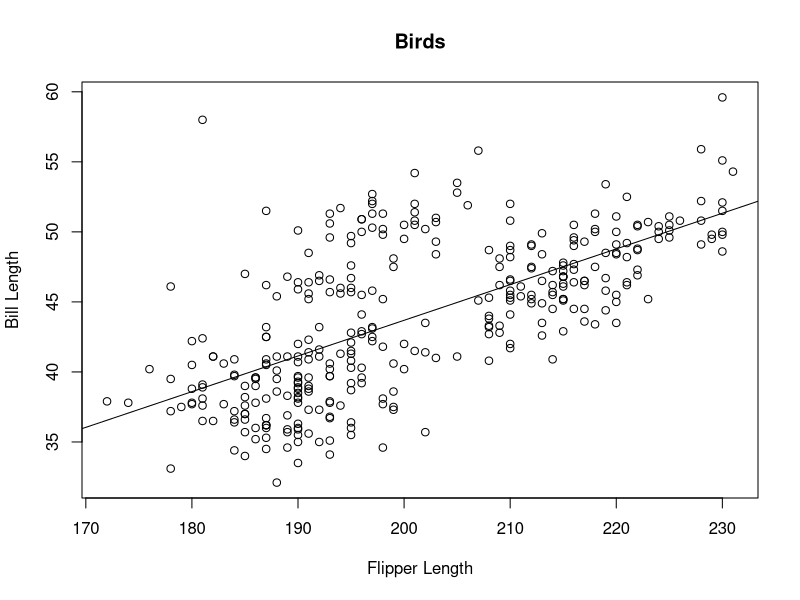

Generate this figure with R:
## ---- chunk 1
knitr::opts_chunk$set(echo = TRUE)
## ---- chunk 2
install.packages("palmerpenguins")

install.packages("here")

require(palmerpenguins)

require(here)

penguins = data.frame(penguins)

## ---- chunk 3
linear_model= lm(bill_length_mm ~ flipper_length_mm, data = penguins)

plot(x = penguins$flipper_length_mm, y = penguins$bill_length_mm, 
     xlab = "Flipper Length", 
     ylab = "Bill Length", 
     main = "Birds")

abline(linear_model)

